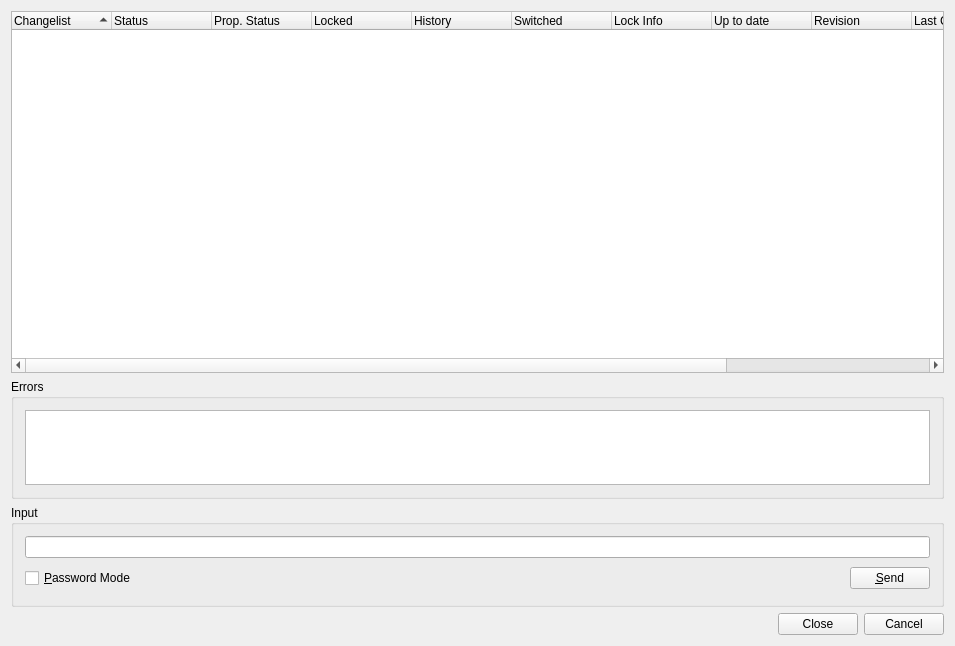
<ui version="4.0" >
 <class>SvnStatusDialog</class>
 <widget class="QWidget" name="SvnStatusDialog" >
  <property name="geometry" >
   <rect>
    <x>0</x>
    <y>0</y>
    <width>955</width>
    <height>646</height>
   </rect>
  </property>
  <property name="windowTitle" >
   <string>Subversion Status</string>
  </property>
  <property name="whatsThis" >
   <string>&lt;b>Subversion Status&lt;/b>
&lt;p>This dialog shows the status of the selected file or project.&lt;/p></string>
  </property>
  <layout class="QVBoxLayout" >
   <item>
    <widget class="QTreeWidget" name="statusList" >
     <property name="sizePolicy" >
      <sizepolicy vsizetype="Expanding" hsizetype="Expanding" >
       <horstretch>0</horstretch>
       <verstretch>3</verstretch>
      </sizepolicy>
     </property>
     <property name="focusPolicy" >
      <enum>Qt::NoFocus</enum>
     </property>
     <property name="alternatingRowColors" >
      <bool>true</bool>
     </property>
     <property name="selectionMode" >
      <enum>QAbstractItemView::ExtendedSelection</enum>
     </property>
     <property name="rootIsDecorated" >
      <bool>false</bool>
     </property>
     <property name="sortingEnabled" >
      <bool>true</bool>
     </property>
     <column>
      <property name="text" >
       <string>Changelist</string>
      </property>
     </column>
     <column>
      <property name="text" >
       <string>Status</string>
      </property>
     </column>
     <column>
      <property name="text" >
       <string>Prop. Status</string>
      </property>
     </column>
     <column>
      <property name="text" >
       <string>Locked</string>
      </property>
     </column>
     <column>
      <property name="text" >
       <string>History</string>
      </property>
     </column>
     <column>
      <property name="text" >
       <string>Switched</string>
      </property>
     </column>
     <column>
      <property name="text" >
       <string>Lock Info</string>
      </property>
     </column>
     <column>
      <property name="text" >
       <string>Up to date</string>
      </property>
     </column>
     <column>
      <property name="text" >
       <string>Revision</string>
      </property>
     </column>
     <column>
      <property name="text" >
       <string>Last Change</string>
      </property>
     </column>
     <column>
      <property name="text" >
       <string>Author</string>
      </property>
     </column>
     <column>
      <property name="text" >
       <string>Path</string>
      </property>
     </column>
    </widget>
   </item>
   <item>
    <widget class="QGroupBox" name="errorGroup" >
     <property name="sizePolicy" >
      <sizepolicy vsizetype="Expanding" hsizetype="Preferred" >
       <horstretch>0</horstretch>
       <verstretch>1</verstretch>
      </sizepolicy>
     </property>
     <property name="title" >
      <string>Errors</string>
     </property>
     <layout class="QVBoxLayout" >
      <item>
       <widget class="QTextEdit" name="errors" >
        <property name="focusPolicy" >
         <enum>Qt::NoFocus</enum>
        </property>
        <property name="readOnly" >
         <bool>true</bool>
        </property>
        <property name="acceptRichText" >
         <bool>false</bool>
        </property>
       </widget>
      </item>
     </layout>
    </widget>
   </item>
   <item>
    <widget class="QGroupBox" name="inputGroup" >
     <property name="title" >
      <string>Input</string>
     </property>
     <layout class="QGridLayout" >
      <item row="1" column="1" >
       <spacer>
        <property name="orientation" >
         <enum>Qt::Horizontal</enum>
        </property>
        <property name="sizeType" >
         <enum>QSizePolicy::Expanding</enum>
        </property>
        <property name="sizeHint" stdset="0" >
         <size>
          <width>327</width>
          <height>29</height>
         </size>
        </property>
       </spacer>
      </item>
      <item row="1" column="2" >
       <widget class="QPushButton" name="sendButton" >
        <property name="toolTip" >
         <string>Press to send the input to the subversion process</string>
        </property>
        <property name="text" >
         <string>&amp;Send</string>
        </property>
        <property name="shortcut" >
         <string>Alt+S</string>
        </property>
       </widget>
      </item>
      <item row="0" column="0" colspan="3" >
       <widget class="QLineEdit" name="input" >
        <property name="toolTip" >
         <string>Enter data to be sent to the subversion process</string>
        </property>
       </widget>
      </item>
      <item row="1" column="0" >
       <widget class="QCheckBox" name="passwordCheckBox" >
        <property name="toolTip" >
         <string>Select to switch the input field to password mode</string>
        </property>
        <property name="text" >
         <string>&amp;Password Mode</string>
        </property>
        <property name="shortcut" >
         <string>Alt+P</string>
        </property>
       </widget>
      </item>
     </layout>
    </widget>
   </item>
   <item>
    <widget class="QDialogButtonBox" name="buttonBox" >
     <property name="orientation" >
      <enum>Qt::Horizontal</enum>
     </property>
     <property name="standardButtons" >
      <set>QDialogButtonBox::Cancel|QDialogButtonBox::Close</set>
     </property>
    </widget>
   </item>
  </layout>
 </widget>
 <layoutdefault spacing="6" margin="11" />
 <pixmapfunction>qPixmapFromMimeSource</pixmapfunction>
 <tabstops>
  <tabstop>input</tabstop>
  <tabstop>sendButton</tabstop>
  <tabstop>passwordCheckBox</tabstop>
 </tabstops>
 <resources/>
 <connections/>
</ui>
